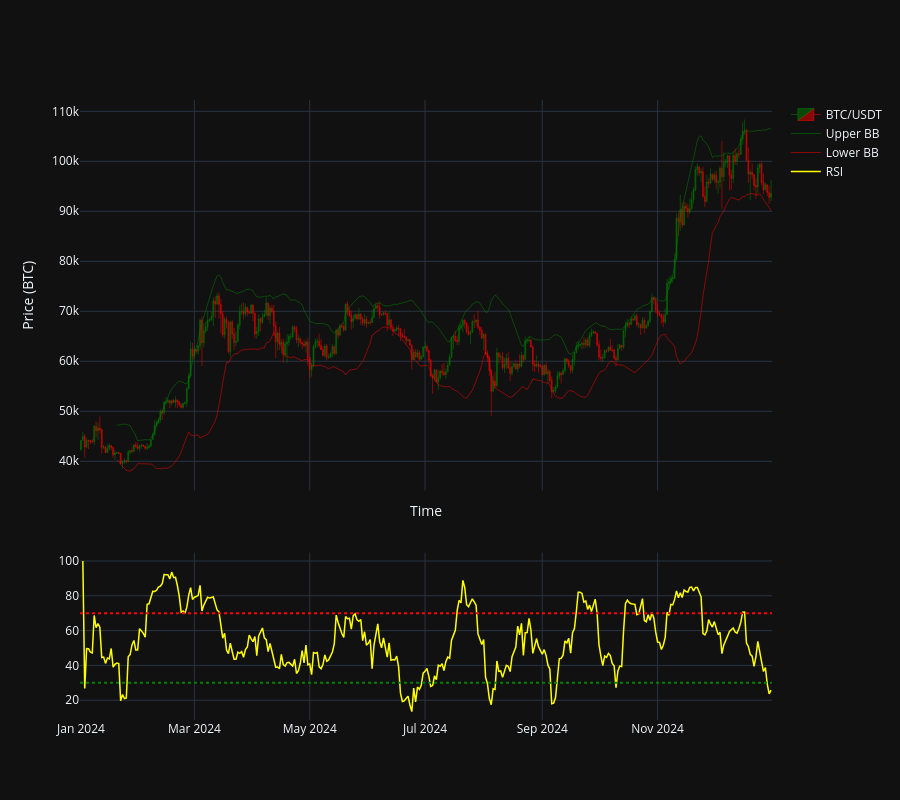

Notebook source saved alongside this figure:
### Code cell
# --- Load Data ---
df = pd.read_csv('../database/btcusdt/1d.csv')

# Process data using rsibb function
df, fig = rsibb(df)

# Show the interactive chart
fig.show()

### Figure 1 — Plotly figure (JSON) as saved in the notebook; plotly's stock layout.template omitted (floating-point values rounded to 4 significant figures; data arrays with more than 128 entries replaced by an {"elided": "..."} marker saying what was removed)
{"data": [{"close": {"elided": "366 float values"}, "decreasing": {"line": {"color": "red", "width": 0.5}}, "high": {"elided": "366 float values"}, "increasing": {"line": {"color": "green", "width": 0.5}}, "low": {"elided": "366 float values"}, "name": "BTC/USDT", "open": {"elided": "366 float values"}, "type": "candlestick", "x": {"elided": "366 str values"}, "xaxis": "x", "yaxis": "y"}, {"line": {"color": "green", "width": 1}, "name": "Upper BB", "opacity": 0.5, "type": "scatter", "x": {"elided": "366 str values"}, "xaxis": "x", "y": {"elided": "366 float values"}, "yaxis": "y"}, {"line": {"color": "red", "width": 1}, "name": "Lower BB", "opacity": 0.5, "type": "scatter", "x": {"elided": "366 str values"}, "xaxis": "x", "y": {"elided": "366 float values"}, "yaxis": "y"}, {"line": {"color": "yellow", "width": 1.5}, "name": "RSI", "type": "scatter", "x": {"elided": "366 str values"}, "xaxis": "x2", "y": {"elided": "366 float values"}, "yaxis": "y2"}], "layout": {"height": 800, "shapes": [{"line": {"color": "red", "dash": "dot"}, "type": "line", "x0": 0, "x1": 1, "xref": "x2 domain", "y0": 70, "y1": 70, "yref": "y2"}, {"line": {"color": "green", "dash": "dot"}, "type": "line", "x0": 0, "x1": 1, "xref": "x2 domain", "y0": 30, "y1": 30, "yref": "y2"}], "xaxis": {"anchor": "y", "domain": [0, 1], "matches": "x2", "rangeslider": {"visible": false}, "showticklabels": false, "title": {"text": "Time"}}, "xaxis2": {"anchor": "y2", "domain": [0, 1]}, "yaxis": {"anchor": "x", "domain": [0.37, 1], "title": {"text": "Price (BTC)"}}, "yaxis2": {"anchor": "x2", "domain": [0, 0.27]}}}
